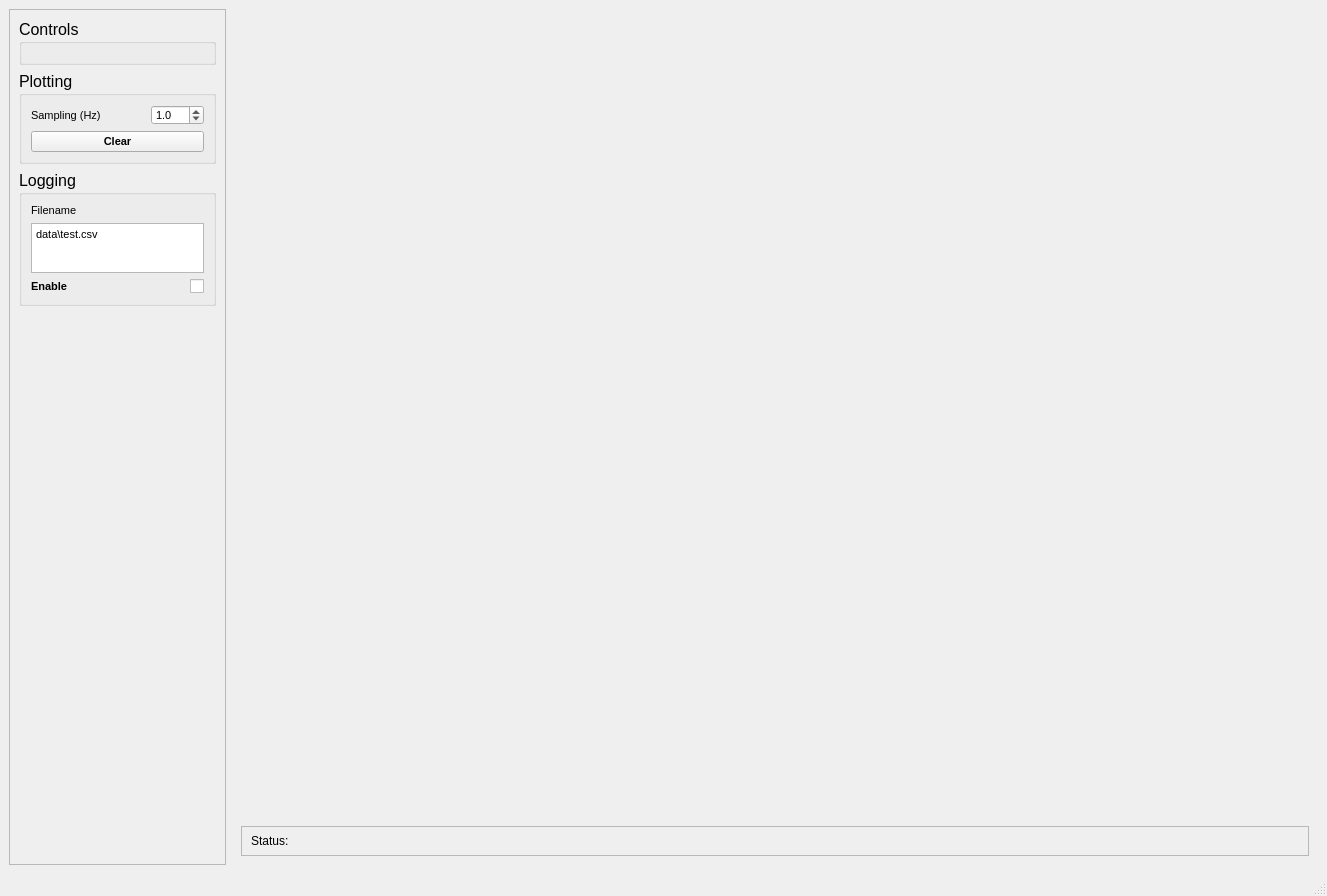
<?xml version="1.0" encoding="UTF-8"?>
<ui version="4.0">
 <class>MainWindow</class>
 <widget class="QMainWindow" name="MainWindow">
  <property name="geometry">
   <rect>
    <x>0</x>
    <y>0</y>
    <width>1327</width>
    <height>896</height>
   </rect>
  </property>
  <property name="windowTitle">
   <string>MainWindow</string>
  </property>
  <widget class="QWidget" name="centralwidget">
   <layout class="QHBoxLayout" name="horizontalLayout">
    <item>
     <widget class="QScrollArea" name="ControlArea">
      <property name="sizePolicy">
       <sizepolicy hsizetype="Expanding" vsizetype="Expanding">
        <horstretch>4</horstretch>
        <verstretch>0</verstretch>
       </sizepolicy>
      </property>
      <property name="widgetResizable">
       <bool>true</bool>
      </property>
      <widget class="QWidget" name="scrollAreaWidgetContents">
       <property name="geometry">
        <rect>
         <x>0</x>
         <y>0</y>
         <width>215</width>
         <height>835</height>
        </rect>
       </property>
       <layout class="QVBoxLayout" name="verticalLayout_7">
        <item>
         <widget class="QGroupBox" name="ControlBay">
          <property name="sizePolicy">
           <sizepolicy hsizetype="Preferred" vsizetype="Fixed">
            <horstretch>0</horstretch>
            <verstretch>1</verstretch>
           </sizepolicy>
          </property>
          <property name="font">
           <font>
            <pointsize>12</pointsize>
           </font>
          </property>
          <property name="title">
           <string>Controls</string>
          </property>
          <layout class="QVBoxLayout" name="verticalLayout_6"/>
         </widget>
        </item>
        <item>
         <widget class="QGroupBox" name="Plotting">
          <property name="sizePolicy">
           <sizepolicy hsizetype="Preferred" vsizetype="Fixed">
            <horstretch>0</horstretch>
            <verstretch>1</verstretch>
           </sizepolicy>
          </property>
          <property name="font">
           <font>
            <pointsize>12</pointsize>
           </font>
          </property>
          <property name="title">
           <string>Plotting</string>
          </property>
          <layout class="QVBoxLayout" name="verticalLayout_5">
           <item>
            <layout class="QVBoxLayout" name="verticalLayout_4">
             <item>
              <layout class="QHBoxLayout" name="horizontalLayout_3">
               <item>
                <widget class="QLabel" name="label_2">
                 <property name="font">
                  <font>
                   <pointsize>8</pointsize>
                  </font>
                 </property>
                 <property name="text">
                  <string>Sampling (Hz)</string>
                 </property>
                </widget>
               </item>
               <item>
                <widget class="QDoubleSpinBox" name="Sampling">
                 <property name="sizePolicy">
                  <sizepolicy hsizetype="Fixed" vsizetype="Fixed">
                   <horstretch>0</horstretch>
                   <verstretch>0</verstretch>
                  </sizepolicy>
                 </property>
                 <property name="maximumSize">
                  <size>
                   <width>53</width>
                   <height>20</height>
                  </size>
                 </property>
                 <property name="font">
                  <font>
                   <pointsize>8</pointsize>
                  </font>
                 </property>
                 <property name="decimals">
                  <number>1</number>
                 </property>
                 <property name="minimum">
                  <double>0.100000000000000</double>
                 </property>
                 <property name="singleStep">
                  <double>0.100000000000000</double>
                 </property>
                 <property name="value">
                  <double>1.000000000000000</double>
                 </property>
                </widget>
               </item>
              </layout>
             </item>
            </layout>
           </item>
           <item>
            <widget class="QPushButton" name="clear">
             <property name="font">
              <font>
               <pointsize>8</pointsize>
               <weight>75</weight>
               <bold>true</bold>
              </font>
             </property>
             <property name="text">
              <string>Clear</string>
             </property>
            </widget>
           </item>
          </layout>
         </widget>
        </item>
        <item>
         <widget class="QGroupBox" name="Logging">
          <property name="sizePolicy">
           <sizepolicy hsizetype="Preferred" vsizetype="Fixed">
            <horstretch>0</horstretch>
            <verstretch>1</verstretch>
           </sizepolicy>
          </property>
          <property name="font">
           <font>
            <pointsize>12</pointsize>
           </font>
          </property>
          <property name="title">
           <string>Logging</string>
          </property>
          <layout class="QVBoxLayout" name="verticalLayout_2">
           <item>
            <layout class="QVBoxLayout" name="verticalLayout">
             <item>
              <widget class="QLabel" name="label_3">
               <property name="font">
                <font>
                 <pointsize>8</pointsize>
                </font>
               </property>
               <property name="text">
                <string>Filename</string>
               </property>
              </widget>
             </item>
             <item>
              <widget class="QTextEdit" name="filename">
               <property name="sizePolicy">
                <sizepolicy hsizetype="Expanding" vsizetype="Maximum">
                 <horstretch>0</horstretch>
                 <verstretch>0</verstretch>
                </sizepolicy>
               </property>
               <property name="minimumSize">
                <size>
                 <width>0</width>
                 <height>50</height>
                </size>
               </property>
               <property name="maximumSize">
                <size>
                 <width>16777215</width>
                 <height>50</height>
                </size>
               </property>
               <property name="font">
                <font>
                 <pointsize>8</pointsize>
                </font>
               </property>
               <property name="html">
                <string>&lt;!DOCTYPE HTML PUBLIC &quot;-//W3C//DTD HTML 4.0//EN&quot; &quot;http://www.w3.org/TR/REC-html40/strict.dtd&quot;&gt;
&lt;html&gt;&lt;head&gt;&lt;meta name=&quot;qrichtext&quot; content=&quot;1&quot; /&gt;&lt;style type=&quot;text/css&quot;&gt;
p, li { white-space: pre-wrap; }
&lt;/style&gt;&lt;/head&gt;&lt;body style=&quot; font-family:'MS Shell Dlg 2'; font-size:8pt; font-weight:400; font-style:normal;&quot;&gt;
&lt;p style=&quot; margin-top:0px; margin-bottom:0px; margin-left:0px; margin-right:0px; -qt-block-indent:0; text-indent:0px;&quot;&gt;data\test.csv&lt;/p&gt;&lt;/body&gt;&lt;/html&gt;</string>
               </property>
              </widget>
             </item>
            </layout>
           </item>
           <item>
            <layout class="QHBoxLayout" name="horizontalLayout_5">
             <item>
              <widget class="QLabel" name="label_4">
               <property name="font">
                <font>
                 <pointsize>8</pointsize>
                 <weight>75</weight>
                 <bold>true</bold>
                </font>
               </property>
               <property name="text">
                <string>Enable</string>
               </property>
              </widget>
             </item>
             <item>
              <widget class="QCheckBox" name="LogEnable">
               <property name="font">
                <font>
                 <pointsize>8</pointsize>
                </font>
               </property>
               <property name="layoutDirection">
                <enum>Qt::RightToLeft</enum>
               </property>
               <property name="text">
                <string/>
               </property>
              </widget>
             </item>
            </layout>
           </item>
          </layout>
         </widget>
        </item>
        <item>
         <widget class="QLabel" name="label">
          <property name="sizePolicy">
           <sizepolicy hsizetype="Preferred" vsizetype="Expanding">
            <horstretch>0</horstretch>
            <verstretch>0</verstretch>
           </sizepolicy>
          </property>
          <property name="text">
           <string/>
          </property>
         </widget>
        </item>
       </layout>
      </widget>
     </widget>
    </item>
    <item>
     <widget class="QFrame" name="frame_3">
      <property name="sizePolicy">
       <sizepolicy hsizetype="Preferred" vsizetype="Preferred">
        <horstretch>20</horstretch>
        <verstretch>0</verstretch>
       </sizepolicy>
      </property>
      <property name="frameShape">
       <enum>QFrame::NoFrame</enum>
      </property>
      <property name="frameShadow">
       <enum>QFrame::Sunken</enum>
      </property>
      <property name="lineWidth">
       <number>0</number>
      </property>
      <property name="midLineWidth">
       <number>0</number>
      </property>
      <layout class="QVBoxLayout" name="verticalLayout_3">
       <item>
        <widget class="MplWidget" name="Mainplot" native="true">
         <property name="sizePolicy">
          <sizepolicy hsizetype="Preferred" vsizetype="Expanding">
           <horstretch>0</horstretch>
           <verstretch>50</verstretch>
          </sizepolicy>
         </property>
        </widget>
       </item>
       <item>
        <widget class="MplWidget" name="Mainplot_2" native="true">
         <property name="sizePolicy">
          <sizepolicy hsizetype="Preferred" vsizetype="Expanding">
           <horstretch>0</horstretch>
           <verstretch>50</verstretch>
          </sizepolicy>
         </property>
        </widget>
       </item>
       <item>
        <widget class="QFrame" name="IndicatorBay">
         <property name="sizePolicy">
          <sizepolicy hsizetype="Preferred" vsizetype="Fixed">
           <horstretch>0</horstretch>
           <verstretch>5</verstretch>
          </sizepolicy>
         </property>
         <property name="maximumSize">
          <size>
           <width>16777215</width>
           <height>30</height>
          </size>
         </property>
         <property name="frameShape">
          <enum>QFrame::StyledPanel</enum>
         </property>
         <property name="frameShadow">
          <enum>QFrame::Raised</enum>
         </property>
         <layout class="QHBoxLayout" name="horizontalLayout_2">
          <item>
           <widget class="QLabel" name="StatusLabel">
            <property name="maximumSize">
             <size>
              <width>50</width>
              <height>16777215</height>
             </size>
            </property>
            <property name="text">
             <string>Status:</string>
            </property>
           </widget>
          </item>
          <item>
           <widget class="QLabel" name="StatusMsg">
            <property name="minimumSize">
             <size>
              <width>50</width>
              <height>0</height>
             </size>
            </property>
            <property name="text">
             <string/>
            </property>
           </widget>
          </item>
         </layout>
        </widget>
       </item>
      </layout>
     </widget>
    </item>
   </layout>
  </widget>
  <widget class="QMenuBar" name="menubar">
   <property name="geometry">
    <rect>
     <x>0</x>
     <y>0</y>
     <width>1327</width>
     <height>21</height>
    </rect>
   </property>
  </widget>
  <widget class="QStatusBar" name="statusbar"/>
 </widget>
 <customwidgets>
  <customwidget>
   <class>MplWidget</class>
   <extends>QWidget</extends>
   <header>CustomWidgets.mplwidget</header>
   <container>1</container>
  </customwidget>
 </customwidgets>
 <resources/>
 <connections>
  <connection>
   <sender>clear</sender>
   <signal>clicked()</signal>
   <receiver>MainWindow</receiver>
   <slot>eventHandler()</slot>
   <hints>
    <hint type="sourcelabel">
     <x>148</x>
     <y>163</y>
    </hint>
    <hint type="destinationlabel">
     <x>235</x>
     <y>29</y>
    </hint>
   </hints>
  </connection>
  <connection>
   <sender>Sampling</sender>
   <signal>valueChanged(double)</signal>
   <receiver>MainWindow</receiver>
   <slot>eventHandler()</slot>
   <hints>
    <hint type="sourcelabel">
     <x>185</x>
     <y>125</y>
    </hint>
    <hint type="destinationlabel">
     <x>232</x>
     <y>67</y>
    </hint>
   </hints>
  </connection>
  <connection>
   <sender>LogEnable</sender>
   <signal>clicked()</signal>
   <receiver>MainWindow</receiver>
   <slot>eventHandler()</slot>
   <hints>
    <hint type="sourcelabel">
     <x>204</x>
     <y>294</y>
    </hint>
    <hint type="destinationlabel">
     <x>231</x>
     <y>165</y>
    </hint>
   </hints>
  </connection>
 </connections>
 <slots>
  <slot>eventHandler()</slot>
 </slots>
</ui>
